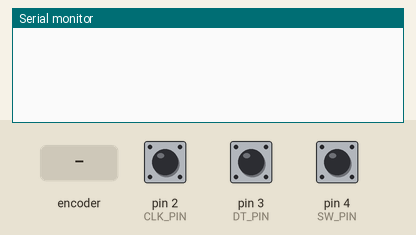
A sketch run on a simulated Arduino Uno, built with avr-gcc and run on an emulated ATmega328P. On the bench: the last lines printed to the serial monitor. Inputs (shaded band) come from the test bench; at power-on: pin 4 (SW_PIN) HIGH, pin 2 (CLK_PIN) HIGH, pin 3 (DT_PIN) HIGH.

Above: at 1.2 s.
1.3 s: rotary encoder on pin 2 (CLK_PIN) / pin 3 (DT_PIN) turned 1 step (first pin leading)
At 2.2 s:
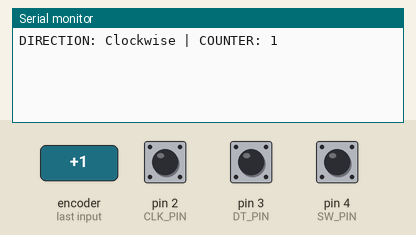
3.0 s: pin 4 (SW_PIN) pulled LOW for 0.15 s
At 3.4 s:
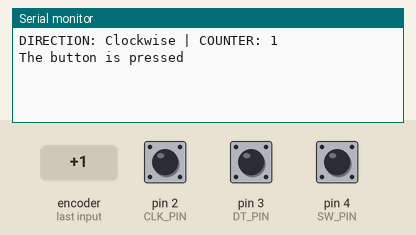
4.6 s: rotary encoder on pin 2 (CLK_PIN) / pin 3 (DT_PIN) turned 2 steps (second pin leading)
At 5.7 s:
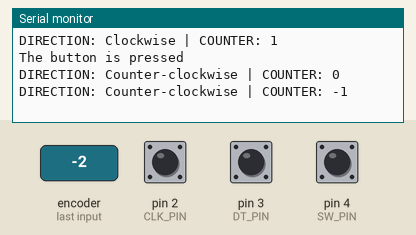

Measured:
- after the input at 1.3 s, the serial monitor: prints a new line after 0.05 s (image 1)
- after the input at 3.0 s, the serial monitor: prints a new line after 0.05 s (image 2)
- after the input at 4.6 s, the serial monitor: prints a new line after 0.08 s (image 3)

The sketch:

Assignment_1_Q2.ino
```cpp
//This is the encoder with interrupts code. It reads in data from the encoder but constantly stops it from reading so the software has time to read the data
//that is inputted
//SEED Lab Assignment 01.2
//Ronald Gaines

#include <ezButton.h>  // the library to use for SW pin

#define CLK_PIN 2
#define DT_PIN 3
#define SW_PIN 4

#define DIRECTION_CW 0   // clockwise direction
#define DIRECTION_CCW 1  // counter-clockwise direction

volatile int counter = 0;
volatile int direction = DIRECTION_CW;
volatile unsigned long last_time;  // for debouncing
int prev_counter;

ezButton button(SW_PIN);  // create ezButton object that attach to pin 4

void setup() {
  Serial.begin(9600);

  // configure encoder pins as inputs
  pinMode(CLK_PIN, INPUT);
  pinMode(DT_PIN, INPUT);
  button.setDebounceTime(50);  // set debounce time to 50 milliseconds

  // use interrupt for CLK pin is enough
  // call ISR_encoderChange() when CLK pin changes from LOW to HIGH
  attachInterrupt(digitalPinToInterrupt(CLK_PIN), ISR_encoderChange, RISING);
}

void loop() {
  button.loop();  // MUST call the loop() function first

  if (prev_counter != counter) {
    Serial.print("DIRECTION: ");
    if (direction == DIRECTION_CW)
      Serial.print("Clockwise");
    else
      Serial.print("Counter-clockwise");

    Serial.print(" | COUNTER: ");
    Serial.println(counter);

    prev_counter = counter;
  }

  if (button.isPressed()) {
    Serial.println("The button is pressed");
  }
}

void ISR_encoderChange() {
  if ((millis() - last_time) < 50)  // debounce time is 50ms
    return;

  if (digitalRead(DT_PIN) == HIGH) {
    // the encoder is rotating in counter-clockwise direction => decrease the counter
    counter--;
    direction = DIRECTION_CCW;
  } else {
    // the encoder is rotating in clockwise direction => increase the counter
    counter++;
    direction = DIRECTION_CW;
  }

  last_time = millis();
}
```
